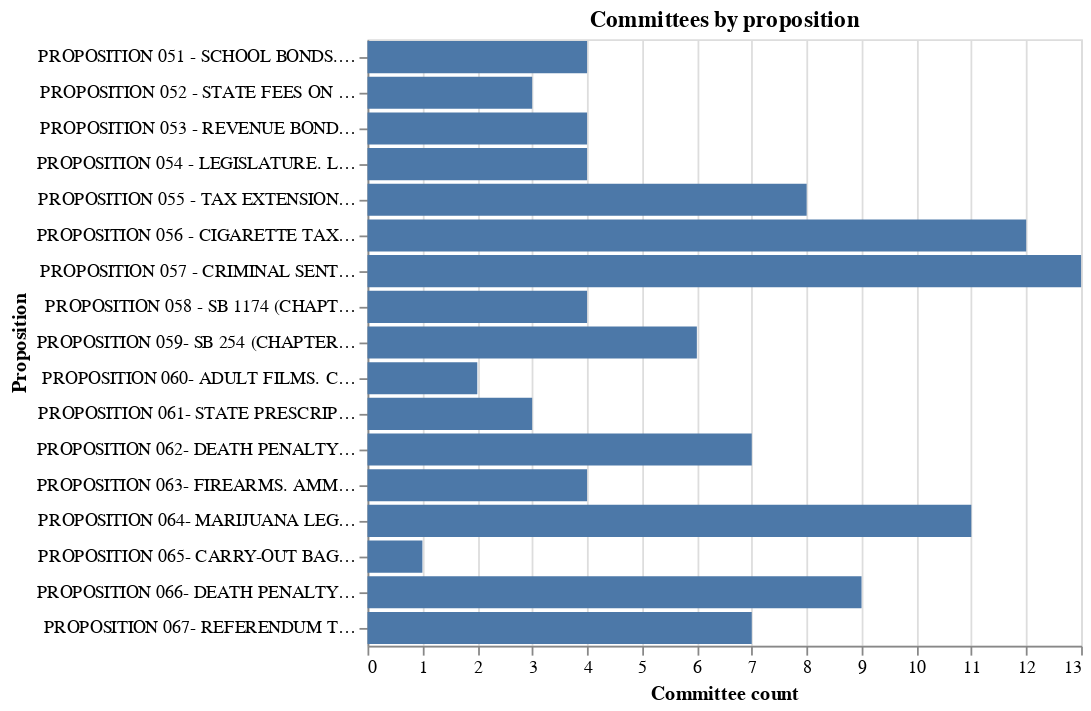

Write notebook code for a chart like this one.
### Code cell
alt.Chart(committee_list).mark_bar().encode(
    x=alt.X("count():Q", title="Committee count"),
    y=alt.Y("prop_name:N", title="Proposition")
).properties(title="Committees by proposition")
